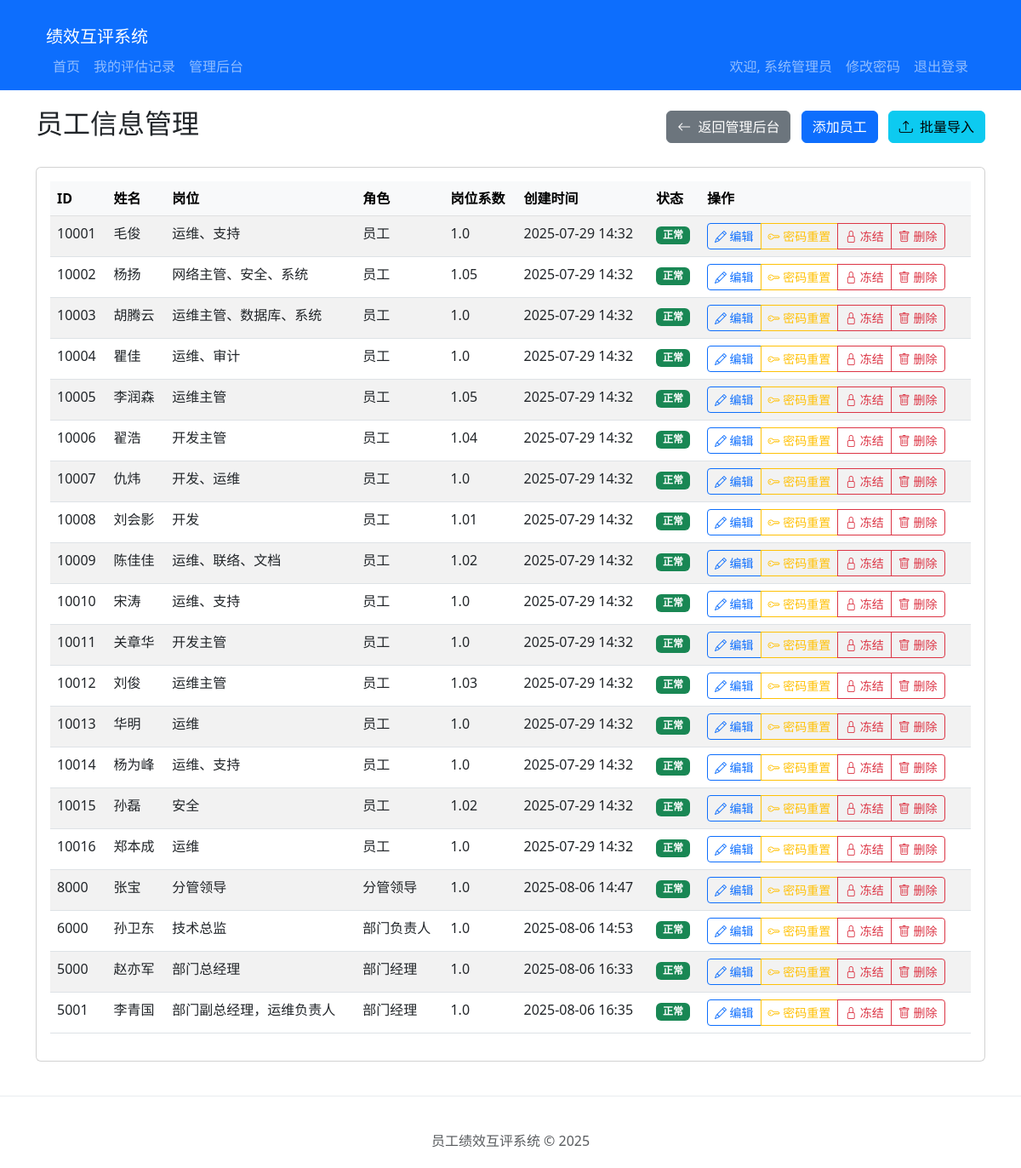
Page /admin/employees (signed in) on the committed database.
### models.py (models this page shows, shortened)
class Employee(UserMixin, db.Model):
    __tablename__ = 'employees'
    id = db.Column(db.Integer, primary_key=True)
    employee_id = db.Column(db.String(20), unique=True, nullable=False)
    name = db.Column(db.String(100), nullable=False)
    position = db.Column(db.String(100), nullable=False)
    password_hash = db.Column(db.String(256), nullable=False)
    is_admin = db.Column(db.Boolean, default=False)
    is_frozen = db.Column(db.Boolean, default=False)
    role = db.Column(db.String(20), default='员工', nullable=False)
    position_coefficient = db.Column(db.Float, default=1.0, nullable=False)
    created_at = db.Column(db.DateTime, default=datetime.utcnow)
    updated_at = db.Column(db.DateTime, default=datetime.utcnow, onupdate=datetime.utcnow)

### app.py (the view)
@app.route('/admin/employees')
@login_required
@readonly_admin_required
def admin_employee_list():
    from models import Employee
    from forms import EmployeeForm
    employees = Employee.query.filter(Employee.employee_id != '10000').all()
    from forms import EmployeeForm
    return render_template('admin/employee_list.html', employees=employees, form=EmployeeForm())

### app.py (called while the page is built)
def readonly_admin_required(f):
    @wraps(f)
    def decorated_function(*args, **kwargs):
        if not current_user.is_authenticated:
            return redirect(url_for('login', next=request.url))
        if not (current_user.is_admin or current_user.role != '员工'):
            abort(403)
        if current_user.role != '员工' and request.method != 'GET':
            flash('您只能以只读模式访问管理后台', 'danger')
            return redirect(url_for('admin_dashboard'))
        return f(*args, **kwargs)
    return decorated_function

@app.template_filter('shanghai_time')
def shanghai_time_filter(dt, format='%Y-%m-%d %H:%M:%S'):
    if dt is None:
        return ""
    utc_dt = pytz.utc.localize(dt)
    shanghai_tz = pytz.timezone('Asia/Shanghai')
    return utc_dt.astimezone(shanghai_tz).strftime(format)

@login_manager.user_loader
def load_user(user_id):
    return Employee.query.get(int(user_id))

### templates/admin/employee_list.html (shortened to what this page needs)
{% extends 'base.html' %}
{% block content %}
<div class="row">
    <div class="col-md-12">
        <div class="d-flex justify-content-between align-items-center mb-4">
    <h2>员工信息管理</h2>
    <div>
        <a href="{{ url_for('admin_dashboard') }}" class="btn btn-secondary me-2">
            <i class="bi bi-arrow-left me-1"></i> 返回管理后台
        </a>
        <a href="{{ url_for('admin_employee_add') }}" class="btn btn-primary me-2">添加员工</a>
<button type="button" class="btn btn-info" data-bs-toggle="modal" data-bs-target="#importModal">
    <i class="bi bi-upload me-1"></i> 批量导入
</button>
    </div>
</div>
        <div class="card">
            <div class="card-body">
                {% if employees %}
                <div class="table-responsive">
                    <table class="table table-striped table-hover">
                        <thead class="table-light">
                            <tr>
                                <th>ID</th>
                                <th>姓名</th>
                                <th>岗位</th>
                                <th>角色</th>
                                <th>岗位系数</th>
                                <th>创建时间</th>
                                <th>状态</th>
                                <th>操作</th>
                            </tr>
                        </thead>
                        <tbody>
                            {% for employee in employees %}
                            <tr>
                                <td>{{ employee.employee_id }}</td>
                                <td>{{ employee.name }}</td>
                                <td>{{ employee.position }}</td>
                                <td>{{ employee.role }}</td>
                                <td>{{ employee.position_coefficient }}</td>
                                <td>{{ employee.created_at|shanghai_time('%Y-%m-%d %H:%M') }}</td>
                                <td>
                                    {% if employee.is_frozen %}
                                        <span class="badge bg-danger">已冻结</span>
                                    {% else %}
                                        <span class="badge bg-success">正常</span>
                                    {% endif %}
                                </td>
                                <td>
                                    <div class="btn-group" role="group">
                                        <a href="{{ url_for('admin_employee_edit', employee_id=employee.employee_id) }}" class="btn btn-sm btn-outline-primary">
                                            <i class="bi bi-pencil"></i> 编辑
                                        </a>
                                        <a href="{{ url_for('admin_employee_reset_password', employee_id=employee.employee_id) }}" class="btn btn-sm btn-outline-warning">
                                            <i class="bi bi-key"></i> 密码重置
                                        </a>
                                        <a href="{{ url_for('admin_employee_toggle_frozen', employee_id=employee.employee_id) }}" class="btn btn-sm {% if employee.is_frozen %}btn-outline-success{% else %}btn-outline-danger{% endif %}">
                                            {% if employee.is_frozen %}
                                                <i class="bi bi-unlock"></i> 解冻
                                            {% else %}
                                                <i class="bi bi-lock"></i> 冻结
                                            {% endif %}
                                        </a>
                                        <button type="button" class="btn btn-sm btn-outline-danger" data-bs-toggle="modal" data-bs-target="#deleteModal{{ employee.id }}">
                                            <i class="bi bi-trash"></i> 删除
                                        </button>
                                    </div>
                                </td>
                            </tr>
                            {% endfor %}
                        </tbody>
                    </table>
                </div>
                {% else %}
                <div class="alert alert-info">
                    <i class="bi bi-info-circle me-2"></i>暂无员工信息，请点击上方"添加员工"按钮添加。
                </div>
                {% endif %}
            </div>
        </div>
    </div>
</div>
{% endblock %}
{% block extra_css %}
<link href="{{ url_for('static', filename='css/bootstrap-icons.css') }}" rel="stylesheet">
{% endblock %}

### templates/base.html (shortened to what this page needs)
<!DOCTYPE html>
<html lang="zh-CN">
<head>
    <link href="{{ url_for('static', filename='css/bootstrap.min.css') }}" rel="stylesheet">
    {% block extra_css %}{% endblock %}
</head>
<body>
    <nav class="navbar navbar-expand-lg navbar-dark bg-primary">
    <div class="container">
    <div class="container-fluid">
        <a class="navbar-brand" href="{{ url_for('index') }}">绩效互评系统</a>
        <div class="collapse navbar-collapse" id="navbarNav">
        {% if current_user.is_authenticated %}
        <ul class="navbar-nav me-auto">
            <li class="nav-item">
                <a class="nav-link" href="{{ url_for('index') }}">首页</a>
            </li>
            <li class="nav-item">
                <a class="nav-link" href="{{ url_for('my_evaluations') }}">我的评估记录</a>
            </li>
            {% if current_user.employee_id == '10000' %}
            <li class="nav-item">
                <a class="nav-link" href="{{ url_for('admin_dashboard') }}">管理后台</a>
            </li>
            {% endif %}
        </ul>
        <ul class="navbar-nav">
            <li class="nav-item">
                <span class="nav-link">欢迎, {{ current_user.name }}</span>
            </li>
            <li class="nav-item">
                  <a href="{{ url_for('change_password') }}" class="nav-link">修改密码</a>
              </li>
              <li class="nav-item">
                  <a href="{{ url_for('logout') }}" class="nav-link">退出登录</a>
              </li>
        </ul>
        {% else %}
        <ul class="navbar-nav ms-auto">
            <li class="nav-item">
                <a class="nav-link" href="{{ url_for('login') }}">登录</a>
            </li>
        </ul>
        {% endif %}
        </div>
    </nav>
    <div class="container">
        {% block content %}{% endblock %}
    </div>
    <footer class="footer">
        <div class="container">
            <span class="text-muted">员工绩效互评系统 &copy; 2025</span>
        </div>
    </footer>
</body>
</html>

### templates/base.html (style rules this page uses)
.container { margin-top: 20px; }
.footer { margin-top: 40px; padding: 20px; text-align: center; border-top: 1px solid #e9ecef; }

### rows in the picture
Employee: name "系统管理员"
Employee: employee_id "10001", name "毛俊", position "运维、支持", role "员工", position_coefficient "1.0", created_at|shanghai_time "2025-07-29 14:32", is_frozen "正常"
Employee: employee_id "10002", name "杨扬", position "网络主管、安全、系统", role "员工", position_coefficient "1.05", created_at|shanghai_time "2025-07-29 14:32", is_frozen "正常"
Employee: employee_id "10003", name "胡腾云", position "运维主管、数据库、系统", role "员工", position_coefficient "1.0", created_at|shanghai_time "2025-07-29 14:32", is_frozen "正常"
Employee: employee_id "10004", name "瞿佳", position "运维、审计", role "员工", position_coefficient "1.0", created_at|shanghai_time "2025-07-29 14:32", is_frozen "正常"
Employee: employee_id "10005", name "李润森", position "运维主管", role "员工", position_coefficient "1.05", created_at|shanghai_time "2025-07-29 14:32", is_frozen "正常"
Employee: employee_id "10006", name "翟浩", position "开发主管", role "员工", position_coefficient "1.04", created_at|shanghai_time "2025-07-29 14:32", is_frozen "正常"
Employee: employee_id "10007", name "仇炜", position "开发、运维", role "员工", position_coefficient "1.0", created_at|shanghai_time "2025-07-29 14:32", is_frozen "正常"
Employee: employee_id "10008", name "刘会影", position "开发", role "员工", position_coefficient "1.01", created_at|shanghai_time "2025-07-29 14:32", is_frozen "正常"
Employee: employee_id "10009", name "陈佳佳", position "运维、联络、文档", role "员工", position_coefficient "1.02", created_at|shanghai_time "2025-07-29 14:32", is_frozen "正常"
Employee: employee_id "10010", name "宋涛", position "运维、支持", role "员工", position_coefficient "1.0", created_at|shanghai_time "2025-07-29 14:32", is_frozen "正常"
Employee: employee_id "10011", name "关章华", position "开发主管", role "员工", position_coefficient "1.0", created_at|shanghai_time "2025-07-29 14:32", is_frozen "正常"
Employee: employee_id "10012", name "刘俊", position "运维主管", role "员工", position_coefficient "1.03", created_at|shanghai_time "2025-07-29 14:32", is_frozen "正常"
Employee: employee_id "10013", name "华明", position "运维", role "员工", position_coefficient "1.0", created_at|shanghai_time "2025-07-29 14:32", is_frozen "正常"
Employee: employee_id "10014", name "杨为峰", position "运维、支持", role "员工", position_coefficient "1.0", created_at|shanghai_time "2025-07-29 14:32", is_frozen "正常"
Employee: employee_id "10015", name "孙磊", position "安全", role "员工", position_coefficient "1.02", created_at|shanghai_time "2025-07-29 14:32", is_frozen "正常"
Employee: employee_id "10016", name "郑本成", position "运维", role "员工", position_coefficient "1.0", created_at|shanghai_time "2025-07-29 14:32", is_frozen "正常"
Employee: employee_id "8000", name "张宝", position "分管领导", role "分管领导", position_coefficient "1.0", created_at|shanghai_time "2025-08-06 14:47", is_frozen "正常"
Employee: employee_id "6000", name "孙卫东", position "技术总监", role "部门负责人", position_coefficient "1.0", created_at|shanghai_time "2025-08-06 14:53", is_frozen "正常"
Employee: employee_id "5000", name "赵亦军", position "部门总经理", role "部门经理", position_coefficient "1.0", created_at|shanghai_time "2025-08-06 16:33", is_frozen "正常"
Employee: employee_id "5001", name "李青国", position "部门副总经理，运维负责人", role "部门经理", position_coefficient "1.0", created_at|shanghai_time "2025-08-06 16:35", is_frozen "正常"
